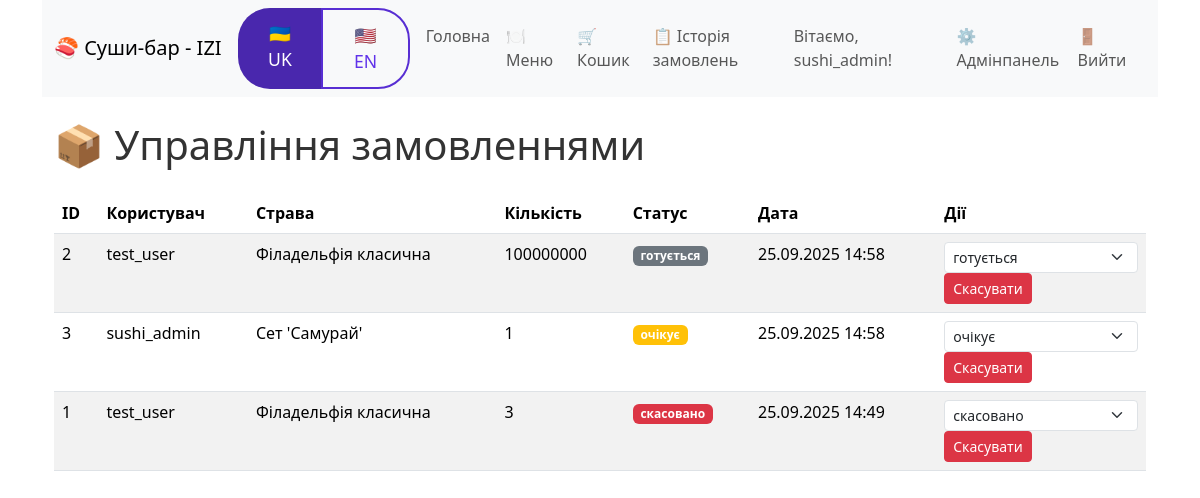
Page /admin/orders (signed in) on the committed database.
### models.py (models this page shows, shortened)
class User(UserMixin, Base):
    __tablename__ = "users"
    id: Mapped[int] = mapped_column(primary_key=True)
    username: Mapped[str] = mapped_column(String(50), unique=True, nullable=False)
    email: Mapped[str] = mapped_column(String(100), unique=True, nullable=False)
    hash_password: Mapped[str] = mapped_column(String(200), nullable=False)
    is_admin: Mapped[bool] = mapped_column(default=False)
    orders: Mapped[list["Order"]] = relationship("Order", back_populates="user")
    reservations: Mapped[list["Reservation"]] = relationship("Reservation", back_populates="user")
    @staticmethod
    def get(user_id: int):
        try:
            with Session() as session:
                user = session.get(User, user_id)
                return user
        except:
            return None

class Order(Base):
    __tablename__ = "orders"
    id: Mapped[int] = mapped_column(primary_key=True)
    user_id: Mapped[int] = mapped_column(ForeignKey("users.id"), nullable=False)
    menu_id: Mapped[int] = mapped_column(ForeignKey("menu.id"), nullable=False)
    quantity: Mapped[int] = mapped_column(default=1)
    status: Mapped[OrderStatus] = mapped_column(Enum(OrderStatus), default=OrderStatus.PENDING)
    created_at: Mapped[datetime] = mapped_column(DateTime, default=datetime.now())
    total_price: Mapped[float] = mapped_column(nullable=True)
    user: Mapped["User"] = relationship("User", back_populates="orders")
    menu_item: Mapped["Menu"] = relationship("Menu", back_populates="orders")

class Menu(Base):
    __tablename__ = "menu"
    id: Mapped[int] = mapped_column(primary_key=True)
    name: Mapped[str] = mapped_column(String(255), unique=True, nullable=False)
    price: Mapped[float] = mapped_column(nullable=False)
    rating: Mapped[int] = mapped_column(nullable=True, default=5)
    description: Mapped[str] = mapped_column(Text, nullable=True)
    image_path: Mapped[str] = mapped_column(String(255), nullable=True)
    active: Mapped[bool] = mapped_column(default=True)
    category: Mapped[str] = mapped_column(String(100), nullable=True)
    orders: Mapped[list["Order"]] = relationship("Order", back_populates="menu_item")

### routes/admin.py (the view)
    def wrapper(*args, **kwargs):
        if not current_user.is_admin:
            current_lang = session.get('language', 'uk')
            from app import t
            flash(t('Доступ заборонено. Потрібні права адміністратора'), "error")
            return redirect(url_for("index"))
        return func(*args, **kwargs)

### app.py (called while the page is built)
@login_manager.user_loader
def load_user_from_session(user_id):
    try:
        return User.get(int(user_id))
    except:
        return None

def t(key, lang='uk'):
    return translations.get(lang, {}).get(key, key)

### routes/admin.py (called while the page is built)
def admin_required(func):
    def wrapper(*args, **kwargs):
        if not current_user.is_admin:
            current_lang = session.get('language', 'uk')
            from app import t
            flash(t('Доступ заборонено. Потрібні права адміністратора'), "error")
            return redirect(url_for("index"))
        return func(*args, **kwargs)
    wrapper.__name__ = func.__name__
    return wrapper

@bp.route("/orders")
@login_required
@admin_required
def orders_management():
    current_lang = session.get('language', 'uk')
    from app import t
    with Session() as session_db:
        orders = session_db.query(Order).options(
            joinedload(Order.user),
            joinedload(Order.menu_item)
        ).order_by(Order.created_at.desc()).all()
    return render_template("admin/orders.html",
                         orders=orders,
                         OrderStatus=OrderStatus,
                         t=lambda key: t(key, current_lang),
                         lang=current_lang)

### templates/admin/orders.html (shortened to what this page needs)
{% extends "base.html" %}
{% block content %}
<div class="container">
    <h1 class="my-4">📦 {{ t('Управління замовленнями') }}</h1>
    <div class="table-responsive">
        <table class="table table-striped">
            <thead>
                <tr>
                    <th>{{ t('ID') }}</th>
                    <th>{{ t('Користувач') }}</th>
                    <th>{{ t('Страва') }}</th>
                    <th>{{ t('Кількість') }}</th>
                    <th>{{ t('Статус') }}</th>
                    <th>{{ t('Дата') }}</th>
                    <th>{{ t('Дії') }}</th>
                </tr>
            </thead>
            <tbody>
                {% for order in orders %}
                <tr>
                    <td>{{ order.id }}</td>
                    <td>{{ order.user.username }}</td>
                    <td>{{ t(order.menu_item.name) }}</td>
                    <td>{{ order.quantity }}</td>
                    <td>
                        <span class="badge {% if order.status.name == 'PENDING' %}bg-warning {% elif order.status.name == 'CONFIRMED' %}bg-info {% elif order.status.name == 'COMPLETED' %}bg-success {% elif order.status.name == 'CANCELLED' %}bg-danger {% else %}bg-secondary{% endif %}">
                            {{ t(order.status.value) }}
                        </span>
                    </td>
                    <td>{{ order.created_at.strftime('%d.%m.%Y %H:%M') }}</td>
                    <td>
                        <form method="POST" action="{{ url_for('admin.update_order_status', order_id=order.id) }}" class="d-inline">
                            <select name="status" class="form-select form-select-sm" onchange="this.form.submit()">
                                {% for status in OrderStatus %}
                                <option value="{{ status.name }}" {% if order.status.name == status.name %}selected{% endif %}>
                                    {{ t(status.value) }}
                                </option>
                                {% endfor %}
                            </select>
                        </form>
                        <a href="{{ url_for('admin.cancel_order', order_id=order.id) }}"
                           class="btn btn-sm btn-danger"
                           onclick="return confirm(`{{ t('Скасувати замовлення') }}?`)">
                            {{ t('Скасувати') }}
                        </a>
                    </td>
                </tr>
                {% endfor %}
            </tbody>
        </table>
    </div>
</div>
{% endblock content %}

### templates/base.html (shortened to what this page needs)
<!DOCTYPE html>
<html lang="{{ lang }}">
<head>
    <link href="https://cdn.jsdelivr.net/npm/bootstrap@5.3.3/dist/css/bootstrap.min.css" rel="stylesheet">
    <link href="{{ url_for('static', filename='css/style.css') }}" rel="stylesheet">
</head>
<body class="container" style="background-image: url('{{ background_image }}'); background-size: cover; background-repeat: no-repeat; background-position: center center; background-attachment: fixed;">
<nav class="navbar navbar-expand-lg navbar-light bg-light mb-4">
    <div class="container-fluid">
        <a class="navbar-brand" href="{{ url_for('index') }}">🍣 {{ t('Суши-бар - IZI') }}</a>
        <div class="navbar-nav me-2">
            <div class="btn-group">
                <a href="{{ url_for('set_language', language='uk') }}"
                   class="btn btn-sm {% if lang == 'uk' %}btn-primary{% else %}btn-outline-primary{% endif %}">
                    🇺🇦 UK
                </a>
                <a href="{{ url_for('set_language', language='en') }}"
                   class="btn btn-sm {% if lang == 'en' %}btn-primary{% else %}btn-outline-primary{% endif %}">
                    🇺🇸 EN
                </a>
            </div>
        </div>
        <div class="collapse navbar-collapse" id="navbarNav">
            <ul class="navbar-nav me-auto">
                <li class="nav-item">
                    <a class="nav-link" href="{{ url_for('index') }}">{{ t('Головна') }}</a>
                </li>
                <li class="nav-item">
                    <a class="nav-link" href="{{ url_for('orders.menu') }}">🍽️ {{ t('Меню') }}</a>
                </li>
                {% if current_user.is_authenticated %}
                <li class="nav-item">
                    <a class="nav-link" href="{{ url_for('orders.cart') }}">🛒 {{ t('Кошик') }}</a>
                </li>
                <li class="nav-item">
                    <a class="nav-link" href="{{ url_for('orders.order_history') }}">📋 {{ t('Історія замовлень') }}</a>
                </li>
                {% endif %}
            </ul>
            <div class="navbar-nav">
                {% if current_user.is_authenticated %}
                <span class="navbar-text me-3">
                    {{ t('Вітаємо') }}, {{ current_user.username }}!
                </span>
                {% if current_user.is_admin %}
                <a class="nav-link" href="{{ url_for('admin.dashboard') }}">⚙️ {{ t('Адмінпанель') }}</a>
                {% endif %}
                <a class="nav-link" href="{{ url_for('auth.logout') }}">🚪 {{ t('Вийти') }}</a>
                {% else %}
                <a class="nav-link" href="{{ url_for('auth.login') }}">🔐 {{ t('Увійти') }}</a>
                <a class="nav-link" href="{{ url_for('auth.register') }}">📝 {{ t('Зареєструватися') }}</a>
                {% endif %}
            </div>
        </div>
    </div>
</nav>
{% block content %}
{% endblock %}
</body>
</html>

### static/css/style.css (style rules this page uses)
body { font-family: 'Segoe UI', Arial, sans-serif; background: linear-gradient(to right, #fefefe, #f9f9f9); color: #333; margin: 0; padding: 0; }
.btn-primary { background-color: #4927ad; border: none; padding: 12px 25px; border-radius: 2rem; font-size: 1.1rem; transition: 0.3s; }
.btn-outline-primary { border: 2px solid #582ed3; color: #6032ea; padding: 12px 25px; border-radius: 2rem; font-size: 1.1rem; transition: 0.3s; }

### rows in the picture
User: username "sushi_admin"
Order: id "2", user.username "test_user", quantity "100000000", status "готується", created_at "25.09.2025 14:58", t "Скасувати"
Menu: name "Філадельфія класична"
Order: id "3", user.username "sushi_admin", quantity "1", status "очікує", created_at "25.09.2025 14:58", t "Скасувати"
Menu: name "Сет 'Самурай'"
Order: id "1", user.username "test_user", quantity "3", status "скасовано", created_at "25.09.2025 14:49", t "Скасувати"

### other values in the picture
{{ t('Суши-бар - IZI') }} "Суши-бар - IZI"
{{ t('Головна') }} "Головна"
{{ t('Меню') }} "Меню"
{{ t('Кошик') }} "Кошик"
{{ t('Історія замовлень') }} "Історія замовлень"
{{ t('Вітаємо') }} "Вітаємо"
{{ t('Адмінпанель') }} "Адмінпанель"
{{ t('Вийти') }} "Вийти"
{{ t('Управління замовленнями') }} "Управління замовленнями"
{{ t('ID') }} "ID"
{{ t('Користувач') }} "Користувач"
{{ t('Страва') }} "Страва"
{{ t('Кількість') }} "Кількість"
{{ t('Статус') }} "Статус"
{{ t('Дата') }} "Дата"
